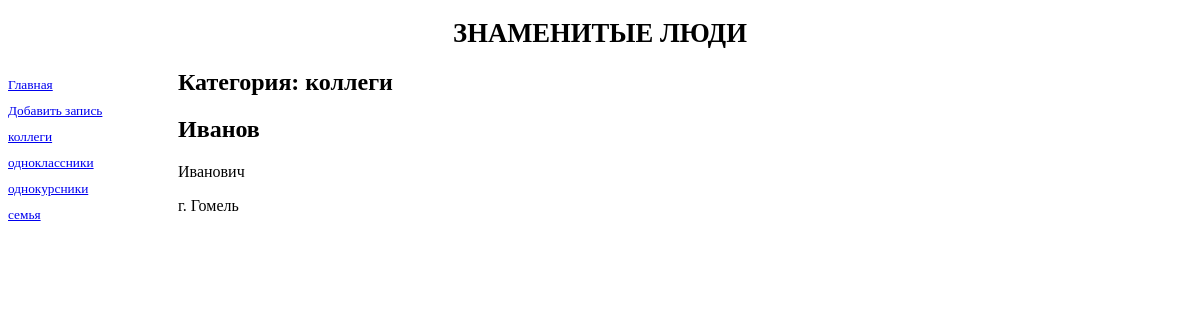
/people/4/, run on an earlier commit of the app's database.
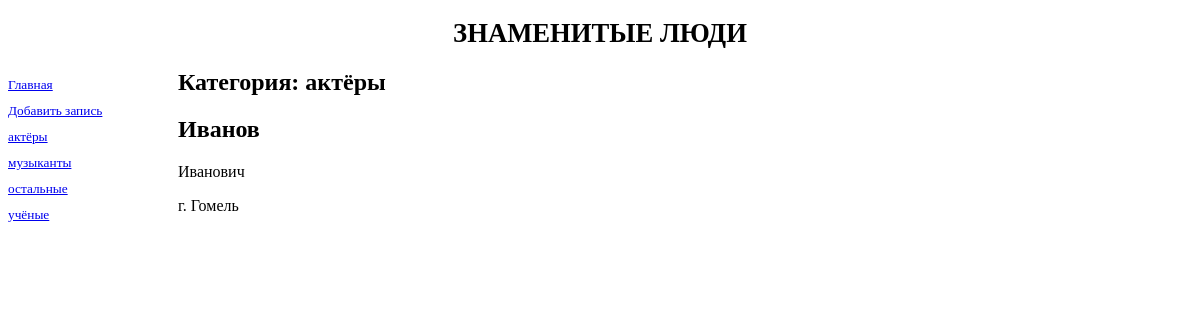
And on a later commit of the database.
### people/models.py (models this page shows, shortened)
class Category(models.Model):
    name = models.CharField(max_length=100, db_index=True, verbose_name='категория')
    class Meta:
        verbose_name_plural = 'Категории'
        verbose_name = 'категорию'
        ordering = ['name']

class ListPeople(models.Model):
    fam = models.CharField(max_length=50, verbose_name='Фамилия')
    name = models.CharField(max_length=50, verbose_name='Имя')
    ot = models.CharField(max_length=50, verbose_name='Отчество')
    addr = models.CharField(max_length=100, verbose_name='Адрес')
    birthday = models.DateField(null=True, blank=True, verbose_name='День рождения')
    note = models.TextField(null=True, blank=True, verbose_name='Заметки')
    category = models.ForeignKey('Category', null=True, on_delete=models.PROTECT, verbose_name='категория')
    class Meta:
        verbose_name_plural = 'Адресная книга'
        verbose_name = 'Запись адресной книги'
        ordering = ['fam']

### people/views.py (the view)
# urls.py: path('<int:category_id>/', by_category, name='by_category'),
def by_category(request, category_id):
    lp = ListPeople.objects.filter(category=category_id)
    categories = Category.objects.all()
    current_category = Category.objects.get(pk=category_id)
    context = {'lp': lp, 'categories': categories, 'current_category': current_category}
    return render(request, 'people/by_category.html', context)

### people/templates/people/by_category.html (shortened to what this page needs)
{% extends 'layout/basic.html' %}
{% block content %}
<h2>Категория: {{ current_category.name }} </h2>
{% for lp_temp in lp %}
    <div>
        <h2>{{ lp_temp.fam }}</h2>
        <p>{{ lp_temp.ot }}</p>
        <p>{{ lp_temp.addr }}</p>
    </div>
{% endfor %}
{% endblock %}

### people/templates/layout/basic.html (shortened to what this page needs)
{% load static %}
<!DOCTYPE html>
<html lang="en">
    <head>
        <link rel="stylesheet" type="text/css" href="{% static 'people/style.css' %}">
    </head>
    <body>
        <header>
            <h1> Знаменитые люди </h1>
        </header>
        <nav>
            <a href="{% url 'index' %}">Главная</a>
            <a href="{% url 'add' %}">Добавить запись</a>
            {% for category in categories %}
            <a href="{% url 'by_category' category.pk %}">{{ category.name }}</a>
            {% endfor %}
        </nav>
        <section>
        {% block content %}
        {% endblock %}
        </section>
    </body>
</html>

What changed in the data, as far as the page shows it:
changed Category: name "коллеги" → "актёры"
changed Category: name "одноклассники" → "музыканты"
changed Category: name "семья" → "остальные"; moves up the list
changed Category: name "однокурсники" → "учёные"
